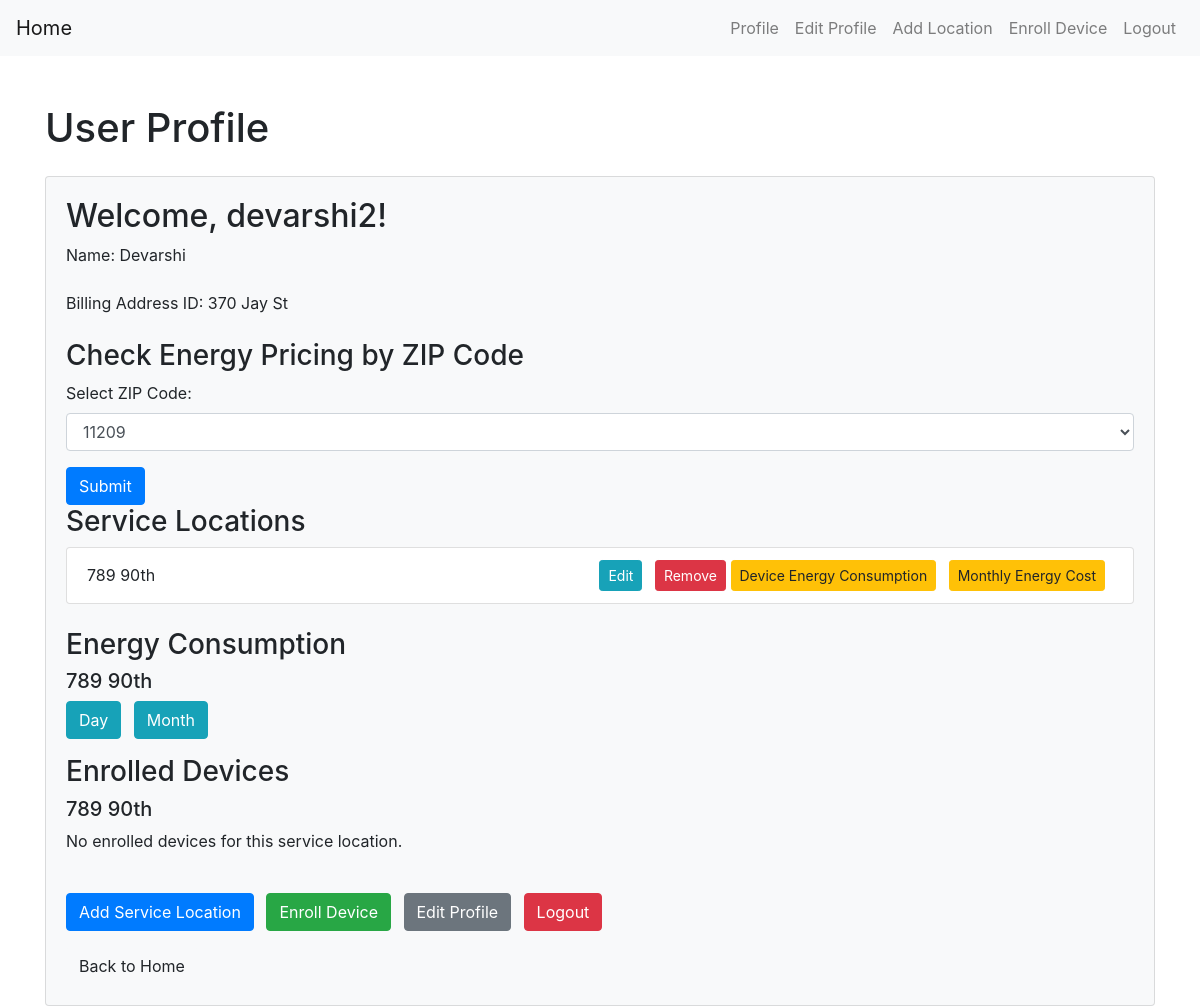
The page /profile (signed in) on the database its author committed.
### app.py (models this page shows)
class User(db.Model):
    id = db.Column(db.Integer, primary_key=True)
    username = db.Column(db.String(50), unique=True, nullable=False)
    password = db.Column(db.String(60), nullable=False)
    name = db.Column(db.String(100), nullable=True)  # Add this line for the name field
    billing_address_id = db.Column(db.Integer, nullable=True)  # Add this line for the billing_address_id field
    service_locations = db.relationship('ServiceLocation', backref='user', lazy=True)
    zip_code = db.Column(db.String(10), nullable=False)

class ServiceLocation(db.Model):
    id = db.Column(db.Integer, primary_key=True)
    user_id = db.Column(db.Integer, db.ForeignKey('user.id'), nullable=False)
    address = db.Column(db.String(255), nullable=False)
    unit_number = db.Column(db.String(20), nullable=True)
    square_footage = db.Column(db.Integer, nullable=True)
    bedrooms = db.Column(db.Integer, nullable=True)
    occupants = db.Column(db.Integer, nullable=True)

### app.py (the view)
@app.route('/profile')
def profile():
    if 'user_id' in session:
        user = User.query.get(session['user_id'])
        all_zip_codes = db.session.query(EnergyPrice.zip_code).distinct().all()
        all_zip_codes = [zip_code[0] for zip_code in all_zip_codes]
        return render_template('profile.html', user=user, all_zip_codes=all_zip_codes)
    else:
        return redirect(url_for('login'))

### templates/profile.html
{% extends 'base.html' %}
{% block content %}
    <div class="container mt-5">
        <h1 class="mb-4">User Profile</h1>
        <div class="card bg-light">
            <div class="card-body">
                <h2>Welcome, {{ user.username }}!</h2>
                <p class="mb-4">Name: {{ user.name }}</p>
                <p class="mb-4">Billing Address ID: {{ user.billing_address_id }}</p>
                <h3>Check Energy Pricing by ZIP Code</h3>
                <form method="GET" action="{{ url_for('energy_price_zipcode') }}">
                    <div class="form-group">
                        <label for="zipCodeDropdown">Select ZIP Code:</label>
                        <select class="form-control" id="zipCodeDropdown" name="zip_code">
                            {% for zip_code in all_zip_codes %}
                                <option value="{{ zip_code }}">{{ zip_code }}</option>
                            {% endfor %}
                        </select>
                    </div>
                    <button type="submit" class="btn btn-primary">Submit</button>
                </form>
                <h3>Service Locations</h3>
                {% if user.service_locations %}
                    <ul class="list-group mb-4">
                        {% for service_location in user.service_locations %}
                            <li class="list-group-item d-flex justify-content-between align-items-center">
                                {{ service_location.address }}
                                <span>
                                    <a href="{{ url_for('edit_service_location', location_id=service_location.id) }}" class="btn btn-info btn-sm mr-2">Edit</a>
                                    <a href="{{ url_for('remove_service_location', location_id=service_location.id) }}" class="btn btn-danger btn-sm">Remove</a>
                                    <a href="{{ url_for('device_energy_consumption', service_location_id=service_location.id) }}" class="btn btn-warning btn-sm mr-2">Device Energy Consumption</a>
                                    <a href="{{ url_for('monthly_energy_cost', service_location_id=service_location.id) }}" class="btn btn-warning btn-sm mr-2">Monthly Energy Cost</a>
                                </span>
                            </li>
                        {% endfor %}
                    </ul>
                {% else %}
                    <p>No service locations found.</p>
                {% endif %}
                <h3>Energy Consumption</h3>
                {% if user.service_locations %}
                    {% for service_location in user.service_locations %}
                        <div class="mb-3">
                            <h5>{{ service_location.address }}</h5>
                            <a href="{{ url_for('energy_consumption', service_location_id=service_location.id, time_resolution='day') }}" class="btn btn-info mr-2">Day</a>
                            <a href="{{ url_for('energy_consumption', service_location_id=service_location.id, time_resolution='month') }}" class="btn btn-info mr-2">Month</a>
                        </div>
                    {% endfor %}
                {% else %}
                    <p>No service locations found.</p>
                {% endif %}
                <h3>Enrolled Devices</h3>
                {% if user.service_locations %}
                    <ul class="list-group mb-4">
                        {% for service_location in user.service_locations %}
                            <h5>{{ service_location.address }}</h5>
                            {% if service_location.enrolled_devices %}
                                <ul class="list-group">
                                    {% for enrolled_device in service_location.enrolled_devices %}
                                        <li class="list-group-item d-flex justify-content-between align-items-center">
                                            Device: {{ enrolled_device.device_model.type }} - {{ enrolled_device.device_model.model_number }}
                                            <span>
                                                <a href="{{ url_for('remove_enrolled_device', device_id=enrolled_device.id) }}" class="btn btn-danger btn-sm">Remove</a>
                                            </span>
                                        </li>
                                    {% endfor %}
                                </ul>
                            {% else %}
                                <p>No enrolled devices for this service location.</p>
                            {% endif %}
                        {% endfor %}
                    </ul>
                {% else %}
                    <p>No service locations found.</p>
                {% endif %}
                <div class="mb-3">
                    <a href="{{ url_for('add_service_location') }}" class="btn btn-primary mr-2">Add Service Location</a>
                    <a href="{{ url_for('enroll_device') }}" class="btn btn-success mr-2">Enroll Device</a>
                    <a href="{{ url_for('edit_profile') }}" class="btn btn-secondary mr-2">Edit Profile</a>
                    <a href="{{ url_for('logout') }}" class="btn btn-danger">Logout</a>
                </div>
                <a href="{{ url_for('index') }}" class="btn btn-light">Back to Home</a>
            </div>
        </div>
    </div>
{% endblock %}

### rows shown on the page
User: username "devarshi2", name "Devarshi", billing_address_id "370 Jay St"
ServiceLocation: address "789 90th"

### other values the page prints
form field zip_code "11209"
